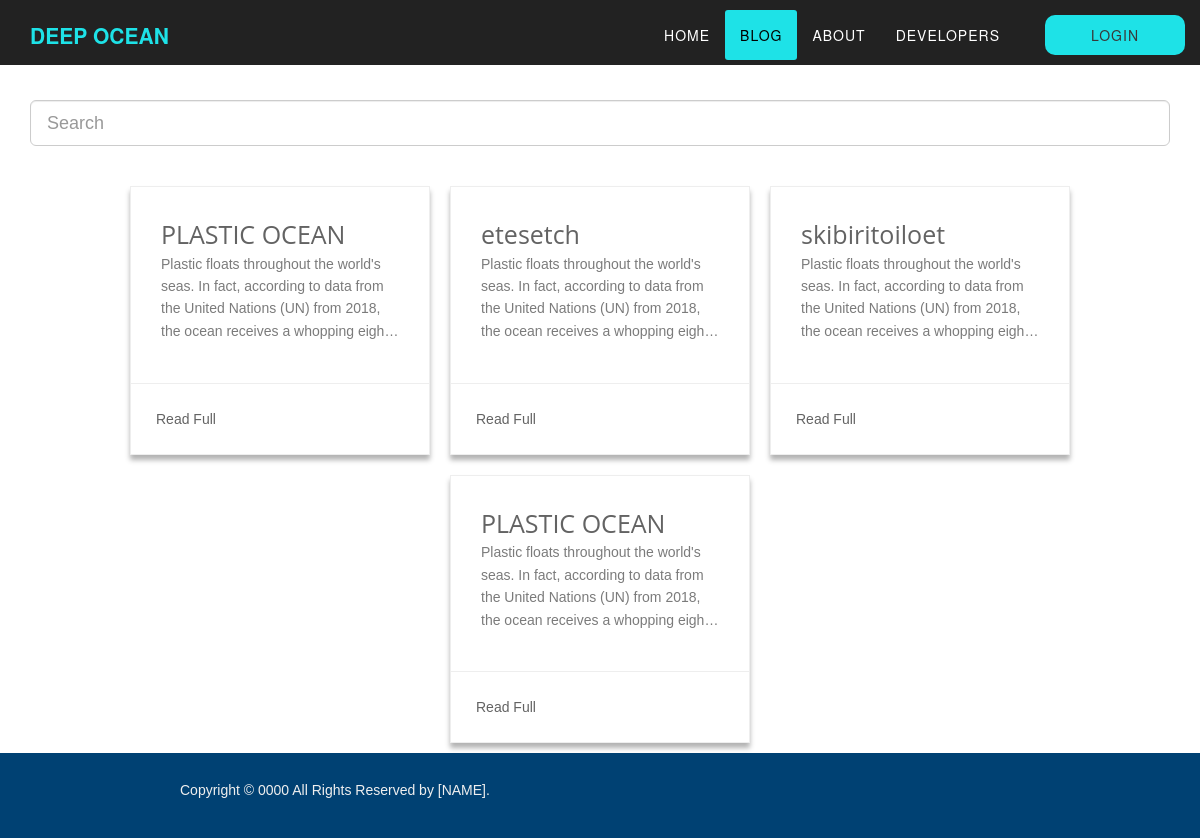
Screenshot of /blog.php with the database file from the repository.
### tables this page shows
CREATE TABLE `texts` (
  `eCodeTexts` int(11) NOT NULL,
  `tContenidoTexts` varchar(1000) NOT NULL,
  `ePosicionTexts` int(11) NOT NULL,
  `epublicacionTexts` int(11) NOT NULL
);

CREATE TABLE `publicaciones` (
  `eCodePublicaciones` int(11) NOT NULL,
  `eUserPublicaciones` int(11) NOT NULL,
  `tTitlePublicaciones` varchar(100) NOT NULL,
  `fCreationPublicaciones` datetime NOT NULL,
  `fUpdatePublicaciones` datetime DEFAULT NULL,
  `eUpdatePublicaciones` int(11) DEFAULT NULL,
  `eCategoriaPublicaciones` int(11) NOT NULL
);

### db/conexion.php (called while the page is built)
<?php
	class Conexion
	{
        private $host;
        private $db;
        private $user;
        private $password;
        private $charset;
        public function __construct(){
            $this->host     = "localhost";
            $this->db       = "pag_pi";
            $this->user     = "root";
            $this->password = "";
            $this->charset  = "utf8mb4";
        }
        function connect(){
            try{
                $connection = "mysql:host=" . $this->host . ";dbname=". $this->db . ";charset=" . $this->charset;
                $options = [
                    PDO::ATTR_ERRMODE           => PDO::ERRMODE_EXCEPTION,
                    PDO::ATTR_EMULATE_PREPARES  => false,
                ];
                $pdo = new PDO($connection, $this->user, $this->password, $options);
                return $pdo;
            }catch(PDOException $e){
                print_r("Error connection: " . $e-> getMessage());
            }
        }
	}
?>

### db/peticiones/blog.php (called while the page is built, shortened)
<?php
include ("./db/Conexion.php");
class Contacto extends Conexion {
    public function obtenerTodasLasPublicaciones() {
        $query = $this->connect()->query("SELECT p.eCodePublicaciones, p.tTitlePublicaciones, t.tContenidoTexts
        FROM publicaciones p
        INNER JOIN texts t On t.ePublicacionTexts = p.eCodePublicaciones
        WHERE t.ePosicionTexts = 1
        ORDER BY p.eCodePublicaciones DESC;
        ");
        $query->execute();
        if ($query->rowCount()){
            $count = 1;
            foreach ($query as $contenido) {
                $datos['publicacion' . $count] = [
                    'eCodePublicaciones'        =>  $contenido['eCodePublicaciones'],
                    'tTitlePublicaciones'       =>  $contenido['tTitlePublicaciones'],
                    'tContenidoTexts'   =>  $contenido['tContenidoTexts']
                ];
                $count++;
            }
            return $datos;
        } else {
            return false;
        }
    }
}
?>

### blog.php (the view, shortened to what this page needs)
<?php
    include("db/peticiones/blog.php");
    $contacto = new Contacto();
?>
<!DOCTYPE html>
<html lang="en">
    <head>
        <link rel="stylesheet" href="//ajax.googleapis.com/ajax/libs/jqueryui/1.11.2/themes/smoothness/jquery-ui.css">
        <link rel="stylesheet" href="//maxcdn.bootstrapcdn.com/bootstrap/3.2.0/css/bootstrap.min.css">
        <link rel="stylesheet" href="https://startbootstrap.com/templates/agency/font-awesome-4.1.0/css/font-awesome.min.css">
        <link rel="stylesheet" href="./css/style_navBar.css">
        <link rel="stylesheet" href="./css/style_default.css">
        <link rel="stylesheet" href="./css/style_blog.css">
        <link rel="stylesheet" href="./css/style_footer.css">
    </head>
    <body>
        <header>
            <?php include 'views/navBar.php'; ?>
        </header>
        <section class="container-search">
            <input class="form-control input-lg" type="text" placeholder="Search">
        </section>
        <section class="cards">
        <?php
            $publicaciones = $contacto->obtenerTodasLasPublicaciones();
            if ($publicaciones != false){
                foreach ($publicaciones as $publicacion) {
                    ?>
                        <div class="basic-card basic-card-light">
                            <div class="card-content">
                                <span class="card-title"> <?php echo $publicacion['tTitlePublicaciones']; ?> </span>
                                <p class="card-text">
                                    <?php echo $publicacion['tContenidoTexts']; ?>
                                </p>
                            </div>
                            <div class="card-link">
                                <a href="<?php echo "post?post=" . $publicacion['eCodePublicaciones'] ?>" title="Read Full"><span>Read Full</span></a>
                            </div>
                        </div>
                    <?php
                }
            } else {
                echo "<h1>No hay publicaciones</h1>";
            }
        ?>
        </section>
        <?php include 'views/footer.php'; ?>
    </body>
</html>

### css/style_navBar.css (style rules this page uses)
body { overflow-x: hidden; font-family: "Roboto Slab", "Helvetica Neue", Helvetica, Arial, sans-serif; min-height: 100vh; display: flex; flex-direction: column; }
p { font-size: 14px; line-height: 1.75; }
a, a:hover, a:focus, a:active, a.active { outline: 0; }
a { color: #1ee2e7; }
header { max-height: 65px; height: 100%; }

### css/style_blog.css (style rules this page uses)
.container-search { margin: 0 auto; margin-top: 10rem; max-width: 1140px; width: 100%; }
.cards { margin: 0 auto; margin-top: 3rem; max-width: 1140px; display: flex; flex-wrap: wrap; justify-content: center; }
.basic-card { width:300px; position: relative; margin: 1rem; -webkit-box-shadow: 0px 5px 5px 0px rgba(0,0,0,0.3); -moz-box-shadow: 0px 5px 5px 0px rgba(0,0,0,0.3); -o-box-shadow: 0px 5px 5px 0px rgba(0,0,0,0.3); box-shadow: 0px 5px 5px 0px rgba(0,0,0,0.3); }
.basic-card .card-content { padding: 30px; }
.basic-card .card-title { font-size: 25px; font-family: 'Open Sans', sans-serif; }
.basic-card .card-text { line-height: 1.6; }
.basic-card .card-link { padding: 25px; width: -webkit-fill-available; }
.basic-card .card-link a { text-decoration: none; position: relative; padding: 10px 0px; }
.basic-card .card-link a:after { top: 30px; content: ""; display: block; height: 2px; left: 50%; position: absolute; width: 0; -webkit-transition: width 0.3s ease 0s, left 0.3s ease 0s; -moz-transition: width 0.3s ease 0s, left 0.3s ease 0s; -o-transition: width 0.3s ease 0s, left 0.3s ease 0s; transition: width 0.3s ease 0s, left 0.3s ease 0s; }
.basic-card-light { border: 1px solid #eee; }
.basic-card-light .card-title, .basic-card-light .card-link a { color: #636363; }
.basic-card-light .card-text { color: #7b7b7b; min-height: 90px; display: -webkit-box; -webkit-line-clamp: 4; -webkit-box-orient: vertical; overflow: hidden; }
.basic-card-light .card-link { border-top: 1px solid #eee; }
.basic-card-light .card-link a:after { background:#636363; }

### css/style_footer.css (style rules this page uses)
* { margin: 0; padding: 0; font-family: 'Poppins', sans-serif; box-sizing: border-box; }

### rows the page displays
texts: epublicacionTexts.tTitlePublicaciones "PLASTIC OCEAN", tContenidoTexts "Plastic floats throughout the world's seas. In fact, according to data from the United Nations (UN) from 2018, the ocean receives a whopping…"
texts: epublicacionTexts.tTitlePublicaciones "etesetch", tContenidoTexts "Plastic floats throughout the world's seas. In fact, according to data from the United Nations (UN) from 2018, the ocean receives a whopping…"
texts: epublicacionTexts.tTitlePublicaciones "skibiritoiloet", tContenidoTexts "Plastic floats throughout the world's seas. In fact, according to data from the United Nations (UN) from 2018, the ocean receives a whopping…"
texts: epublicacionTexts.tTitlePublicaciones "PLASTIC OCEAN", tContenidoTexts "Plastic floats throughout the world's seas. In fact, according to data from the United Nations (UN) from 2018, the ocean receives a whopping…"
